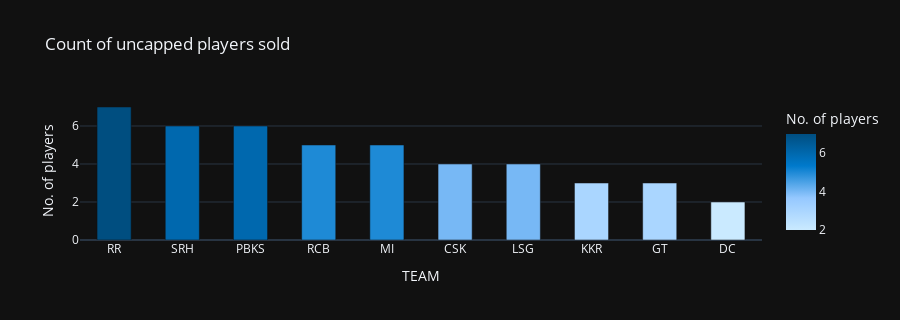

Notebook code cell kept with this figure:
### Markdown cell above
## 8. Visualisation of Data with Accompanying Code
In this dedicated section , the report will delve into the analysis of three key visual representations derived from the dashboard.

1. Bar Graph of Uncapped Players:
This visual representation delineates the allocation of uncapped players among the ten auction-involved teams. Uncapped players, representing individuals yet to be chosen by any national-level team, enter the auction with a base price of 20 lakhs. Notably, these uncapped players, often younger talents accustomed to playing in varied subcontinental conditions, carry significant potential and skill. Investing in these players at a lower cost becomes a strategic tactic, providing them with a platform to excel, potentially earning national team selections and fostering personal career growth. Simultaneously, this investment serves as a boon for the team, leveraging the competitive spirit and cricketing prowess of these players.
The graphical representation highlights DC having only one uncapped player. Considering the limited remaining budget, targeting an uncapped player in the upcoming auction could be a strategic move for DC. The symbiotic nature of this investment ensures mutual growth and success for both the players and the team.

### Code cell
#Accompanying code for Bar Graph of Uncapped Players
uncapped_players_count = uncapped_players['TEAM'].value_counts().reset_index()
uncapped_players_count.columns = ['TEAM', 'Count']

fig1 = px.bar(
    uncapped_players_count,
    x='TEAM', 
    y='Count',
    labels={'Count': 'No. of players'}, 
    title="Count of uncapped players sold",
    template='plotly_dark', 
    color='Count',  # Adding color parameter for gradient effect
    color_continuous_scale=['#caeaff', '#95c8ff', '#007acc', '#004e80']  # Custom discrete color scale in lighter shades of blue
)
fig1.update_traces(showlegend=False)  # Hide the color scale legend
fig1.update_layout(
    uniformtext_minsize=8,  # Adjust the minimum font size for text labels
    bargap=0.5 , # Adjust the gap between bars (play with the value to suit your needs)
    height=320,  # Set the height of the figure
    margin=dict(autoexpand=True),  # Center the plot within the allocated space
)
fig1

### Figure 1 — Plotly figure (JSON) as saved in the notebook; plotly's stock layout.template omitted (floating-point values rounded to 4 significant figures)
{"data": [{"alignmentgroup": "True", "hovertemplate": "TEAM=%{x}<br>No. of players=%{marker.color}<extra></extra>", "legendgroup": "", "marker": {"color": [7, 6, 6, 5, 5, 4, 4, 3, 3, 2], "coloraxis": "coloraxis", "pattern": {"shape": ""}}, "name": "", "offsetgroup": "", "orientation": "v", "showlegend": false, "textposition": "auto", "type": "bar", "x": ["RR", "SRH", "PBKS", "RCB", "MI", "CSK", "LSG", "KKR", "GT", "DC"], "xaxis": "x", "y": [7, 6, 6, 5, 5, 4, 4, 3, 3, 2], "yaxis": "y"}], "layout": {"bargap": 0.5, "barmode": "relative", "coloraxis": {"colorbar": {"title": {"text": "No. of players"}}, "colorscale": [[0, "#caeaff"], [0.3333, "#95c8ff"], [0.6667, "#007acc"], [1, "#004e80"]]}, "height": 320, "legend": {"tracegroupgap": 0}, "margin": {"autoexpand": true}, "title": {"text": "Count of uncapped players sold"}, "uniformtext": {"minsize": 8}, "xaxis": {"anchor": "y", "domain": [0, 1], "title": {"text": "TEAM"}}, "yaxis": {"anchor": "x", "domain": [0, 1], "title": {"text": "No. of players"}}}}
